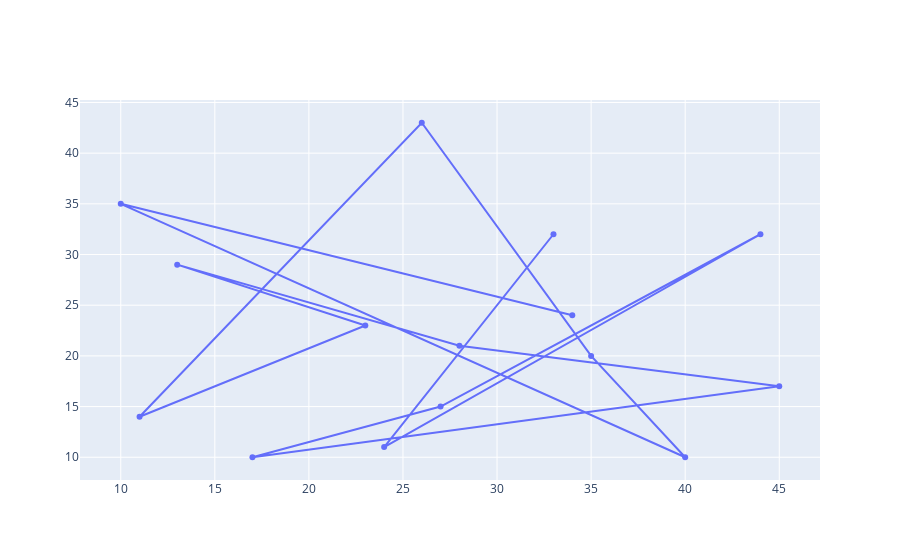

Notebook source saved alongside this figure:
### Code cell
go.Figure(data = go.Scatter(x = abc, y = xyz))

### Figure 1 — Plotly figure (JSON) as saved in the notebook; plotly's stock layout.template omitted (floating-point values rounded to 4 significant figures)
{"data": [{"type": "scatter", "x": [34, 10, 40, 35, 26, 11, 23, 13, 28, 45, 17, 27, 44, 24, 33], "y": [24, 35, 10, 20, 43, 14, 23, 29, 21, 17, 10, 15, 32, 11, 32]}], "layout": {"autosize": true, "xaxis": {"autorange": true, "range": [7.789, 47.21], "type": "linear"}, "yaxis": {"autorange": true, "range": [7.277, 45.72], "type": "linear"}}}
